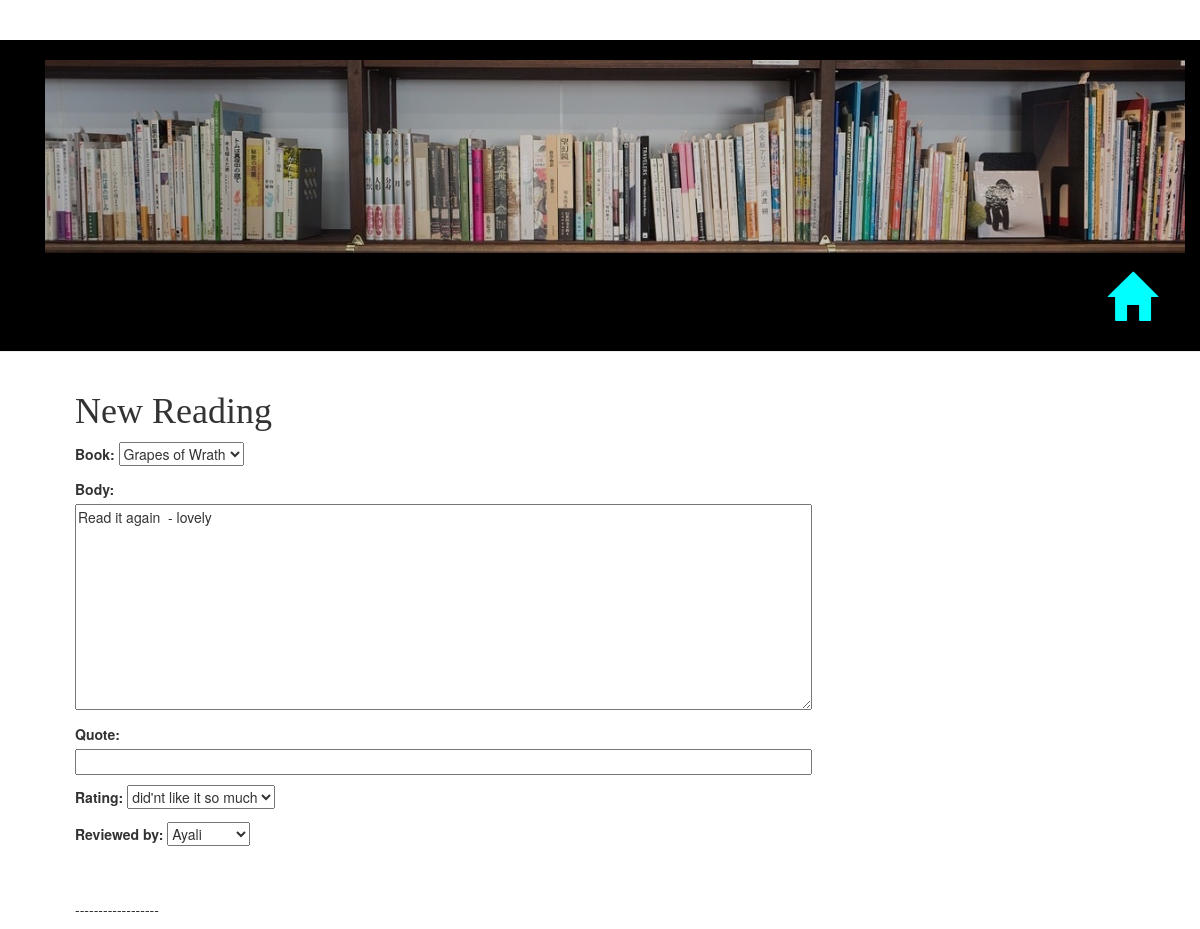
Screenshot of /reviews/review/1/edit/ with the database file from the repository.
### readings/models.py (models this page shows, shortened)
class Review(models.Model):
    RATING_CHOICES = (
        (1, 'did\'nt like it so much'),
        (2, 'thought it was OK'),
        (3, 'Loved it!'),
    )
    book = models.ForeignKey(Book)
    reviewed_by = models.ForeignKey(User)
    published_date = models.DateTimeField('date published')
    body = models.TextField()
    quote = models.CharField(max_length=500, blank=True)
    rating = models.IntegerField(choices=RATING_CHOICES)
    objects = models.Manager() # the default manager (used for queries for example)

### readings/views.py (the view)
# urls.py: url(r'^review/(?P<pk>\d+)/edit/$', views.review_edit, name='review_edit'),
def review_edit(request, pk):
    review = get_object_or_404(Review, pk=pk)
    if request.method == "POST":
        form = ReviewForm(request.POST, instance=review)
        if form.is_valid():
            review = form.save(commit=False)
            review.author = request.user
            review.published_date = timezone.now()
            review.save()
            return redirect('readings:review_detail', review_id=review.pk)
    else:
        form = ReviewForm(instance=review)
    return render(request, 'readings/review_edit.html', {'form': form})

### readings/forms.py
class ReviewForm(forms.ModelForm):
    class Meta:
        model = Review
        fields = ('book','body','quote','rating','reviewed_by')

### readings/models.py (called while the page is built)
    def __unicode__(self):
        return self.name

### readings/templates/readings/review_edit.html (shortened to what this page needs)
{% extends 'readings/base.html' %}
{% block content %}
    <h1>New Reading</h1>
    <form method="POST" class="post-form">{% csrf_token %}
        {{ form.as_p }}
        <br>
        <br>
        <p>------------------ </p>
    </form>
{% endblock %}

### readings/static/css/readings.css (style rules this page uses)
h1, h2, h3, h4 { font-family: 'Lobster', cursive; }
.post-form textarea, .post-form input { width: 100%; }

### rows the page displays
Review: book "Grapes of Wrath", body "Read it again - lovely", rating "did'nt like it so much", reviewed_by "Ayali"
